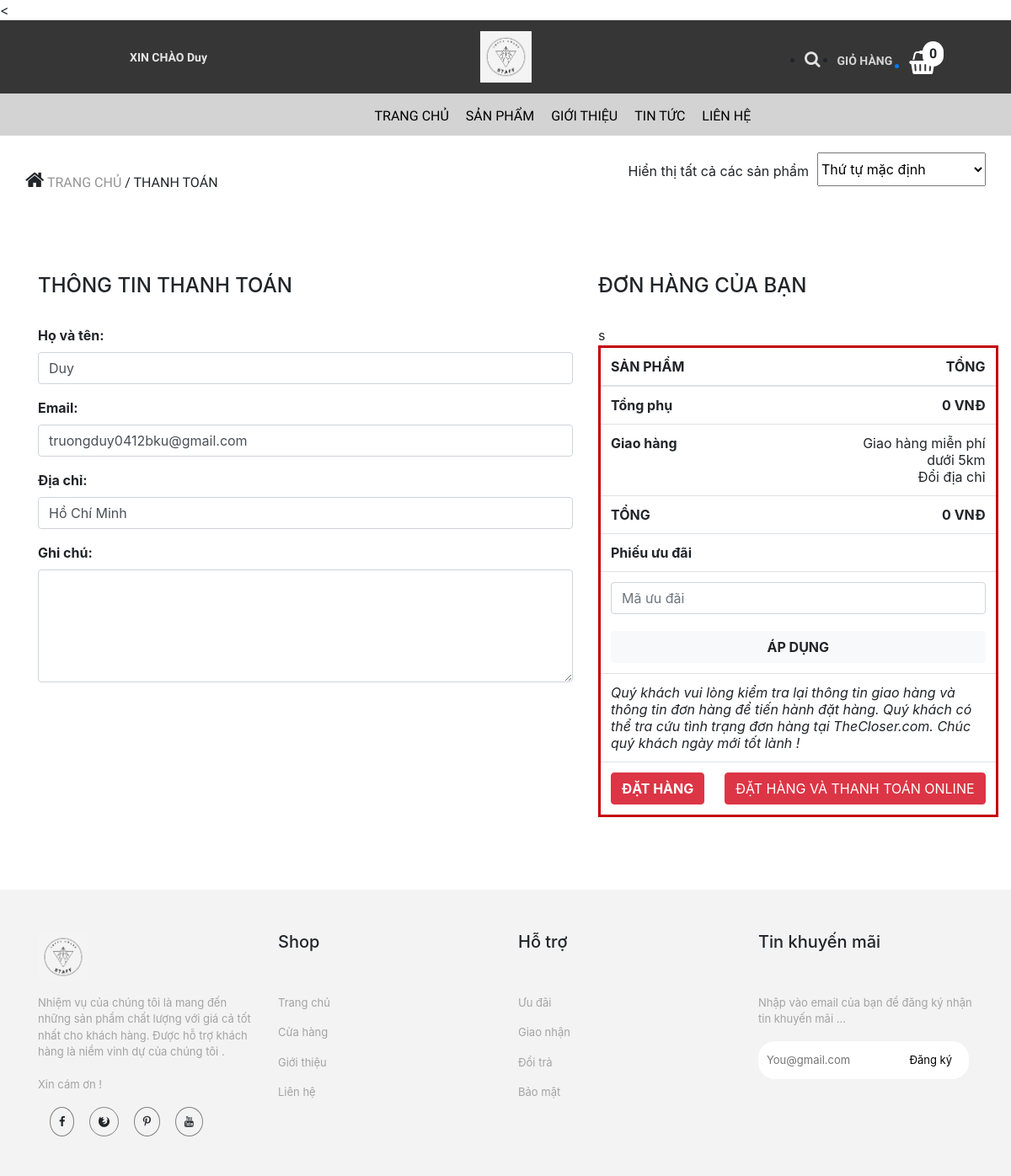
Screenshot of /trang-chinh/thanh-toan-gio-hang.php (signed in) with the database file from the repository.
### tables this page shows
CREATE TABLE `khach_hang` (
  `ma_kh` varchar(50) NOT NULL,
  `ho_ten` varchar(50) NOT NULL,
  `mat_khau` varchar(50) NOT NULL,
  `email` varchar(50) NOT NULL,
  `dia_chi` varchar(50) NOT NULL,
  `vai_tro` int(11) NOT NULL DEFAULT 0
);

### admin/dao/pdo.php (called while the page is built, shortened)
<?php
    function pdo_get_connection(){
        $pdo = new PDO("mysql:host=localhost;dbname=bigshoes",'root','');
        $pdo->setAttribute(PDO::ATTR_ERRMODE, PDO::ERRMODE_EXCEPTION);
        return $pdo;
    }
    function pdo_query_one($sql){
        $sql_args = array_slice(func_get_args(),1);
        try{
            $conn = pdo_get_connection();
            $stmt = $conn ->prepare($sql);
            $stmt -> execute($sql_args);
            $row = $stmt -> fetch();
            return $row;
        }catch(PDOException $e){
            throw $e;
        }finally{
            unset($conn);
        }
    }
    ?>

### admin/dao/khach-hang.php (called while the page is built, shortened)
<?php
    require_once ('pdo.php');
    function khach_hang_select_by_id($ma_kh){
        $sql = "SELECT * FROM khach_hang WHERE ma_kh=?";
        return pdo_query_one($sql,$ma_kh);
    }
?>

### trang-chinh/thanh-toan-gio-hang.php (the view, shortened to what this page needs)
<!DOCTYPE html>
<html lang="en">
<head>
    <link rel="stylesheet" href="https://maxcdn.bootstrapcdn.com/bootstrap/4.0.0/css/bootstrap.min.css">
    <link rel="stylesheet" href="../../bigshoes/css/chi-tiet-sp/products.css">
    <link rel="stylesheet" href="../../bigshoes/css/chi-tiet-sp/plugin/css/owl.carousel.min.css">
    <link rel="stylesheet" href="../../bigshoes/css/chi-tiet-sp/plugin/css/owl.theme.default.min.css">
    <link rel="stylesheet" href="https://cdnjs.cloudflare.com/ajax/libs/font-awesome/4.7.0/css/font-awesome.min.css">
    <link rel="stylesheet" href="https://maxcdn.bootstrapcdn.com/bootstrap/4.5.2/css/bootstrap.min.css">
</head>
<body>
    <div class="container-fluid">
        <div class="row">
            <div class="col-md-4" style="background-color: rgb(54, 54, 54);text-align: center">
                <div class="login">
                  <?php
                    if(!isset($_SESSION['user'])){
                  ?>
                  <a href="../../bigshoes/tai-khoan/dang-nhap.php"><p><strong>ĐĂNG NHẬP / ĐĂNG KÍ</strong></p></a>
                    <?php }else{ ?>
                        <a href="../../bigshoes/tai-khoan/thong-tin-tk.php"><p><strong>XIN CHÀO <?=$_SESSION['user']['ho_ten']?></strong></p></a>
                  <?php } ?>
                </div>
            </div>
            <div class="col-md-4" style="background-color: rgb(54, 54, 54);text-align: center">
                <div class="logo">
                <a href="index.php"><img src="../css/trang-chu/img/logo11.png" alt="anh"></a>
                </div>
            </div>
            <div class="col-md-4" style="background-color: rgb(54, 54, 54);text-align: center">
                <div class="giohang" style = "position: reletive;">
                    <?php
                            $sll = 0;
                        ?>
                    <span style = "position: absolute;padding:3px 8px;background-color:#fff;border-radius:50px;left:295px;top:25px;" ><?=$sll?></span>
                <ul>
                        <li><i class="fa fa-search" style="font-size:20px;color:rgb(226, 226, 226)"></i></li>
                        <li><p style="color: rgb(212, 212, 212);font-size: 14px;">GIỎ HÀNG</p></li>
                       <a href="danh-sach-gio-hang.php"><li><i class="fa fa-shopping-basket" style="font-size:28px;color:rgb(255, 255, 255)"></i></li></a>
                    </ul>
                </div>
            </div>
        </div>
    </div>
    <div class="container-fluid">
        <div class="row">
            <div class="col-md-12" style="background-color: rgb(211, 211, 211);">
                <div class="nav">
                    <ul>
                        <li><a href="danh-sach-sp.php">TRANG CHỦ</a></li>
                        <li><a href="danh-sach-sp.php">SẢN PHẨM</a></li>
                            <li><a href="gioi-thieu.php">GIỚI THIỆU</a></li>
                            <li><a href="tin-tuc.php">TIN TỨC</a></li>
                            <li><a href="lien-he.php">LIÊN HỆ</a></li>
                    </ul>
                </div>
            </div>
        </div>
    </div>
    <div class="container" style="margin-top: 20px;">
        <div class="row">
            <div class="col-md-7" style="
    padding-left: 0px;
">
                <div class="chuyen">
                    <p><i class="fa fa-home" style="font-size:24px"></i> <span>TRANG CHỦ </span> / THANH TOÁN</p>
                </div>
            </div>
            <div class="col-md-5" style="padding-right: 0px;">
                <div class="thutu">
                    <ul>
                        <li>
                            <p style="margin-top: 10px;">Hiển thị tất cả các sản phẩm</p>
                        </li>
                        <li>
                            <select>
                               <option>Thứ tự mặc định</option>
                           </select>
                        </li>
                    </ul>
                </div>
            </div>
        </div>
    </div>
    <?php
        require_once ('../../bigshoes/admin/dao/khach-hang.php');
        extract($_REQUEST);
        $ma_kh = $_SESSION['user']['ma_kh'];
        $item = khach_hang_select_by_id($ma_kh);
        extract($item);
    ?>
    <div class="container" style="margin-top: 80px;">
        <div class="row">
        <div class="col-sm-7">
        <form action="" method="post">
        <h4>THÔNG TIN THANH TOÁN</h4>
        <br>
        <table class="table table-borderless" border = "0">
            <tr>
                <div class="form-group">
                <label for=""> <b>Họ và tên:</b> </label>
                <input type="text" class="form-control" id="" name="ho_ten" value="<?=$ho_ten?>">
                </div>
            </tr>
            <tr>
                <div class="form-group">
                <label for=""><b>Email:</b></label>
                <input type="text" class="form-control" id="" name="email" value = "<?=$email?>">
                </div>
            </tr>
            <tr>
                <div class="form-group">
                <label for=""><b>Địa chỉ:</b></label>
                <input type="text" class="form-control" id="" name="dia_chi" value = "<?=$dia_chi?>">
                </div>
            </tr>
            <tr>
                <div class="form-group">
                <label for=""><b>Ghi chú:</b></label>
                <textarea class="form-control" rows="5" id="" name = "ghi_chu"></textarea>
                </div>
            </tr>
        </table>
        </div>
            <div class="col-sm-5">
            <h4>ĐƠN HÀNG CỦA BẠN</h4>
            <br>
            <table class="table" style = "border:3px solid #c30005;">
            <thead>
                <tr>
                    <th>SẢN PHẨM</th>
                    <th  style = "text-align:right;">TỔNG</th>
                </tr>
                </thead>
                <tbody>
                <?php
                $total = $i = 0;
                ?>
                <tr>
                    <td><b>Tổng phụ</b></td>s
                    <td style = "text-align:right;"><b><?=number_format($total)?> VNĐ</b></td>
                </tr>
                <tr>
                    <td><b>Giao hàng</b></td>
                    <td style = "text-align:right;">Giao hàng miễn phí <br>
                    dưới 5km <br>
                    Đổi địa chỉ</td>
                </tr>
                <tr>
                    <td><b>TỔNG</b></td>
                    <td style = "text-align:right;"><b><?=number_format($total)?> VNĐ</b></td>
                </tr>
                <tr>
                    <td colspan = "2"><b>Phiếu ưu đãi</b></td>
                </tr>
                <tr>
                    <td colspan = "2">
                    <input type="text" class="form-control" placeholder="Mã ưu đãi"><br>
                    <button class = "btn btn-light" style = "width:100%;"><b>ÁP DỤNG</b></button>
                    </td>
                </tr>
                <tr>
                    <td colspan="2"><i>Quý khách vui lòng kiểm tra lại thông tin giao hàng và thông tin đơn hàng để tiến hành đặt hàng. Quý khách có thể tra cứu tình trạng đơn hàng tại TheCloser.com. Chúc quý khách ngày mới tốt lành !</i></td>
                </tr>
                <tr>
                        <td><button type="submit" name="dathang" class="btn btn-danger"><b>ĐẶT HÀNG</b></button></td>
                        <td><button type="submit" name="dathangonline" class="btn btn-danger">ĐẶT HÀNG VÀ THANH TOÁN ONLINE</a></button></td>
                </tr>
                </tbody>
            </table>
            </div>
        </div>
        </div>
    <div class="container-fluid now2" style="margin-top: 70px;">
        <div class="row">
            <div class="container" style="margin-top: 50px;">
                <div class="row">
                    <div class="col-md-3">
                        <div class="fo">
                        <img src="../css/trang-chu/img/logo11.png" alt="" style ="width:60px;">
                        </div>
                    </div>
                    <div class="col-md-3">
                        <div class="fo">
                            <h5>Shop</h5>
                        </div>
                    </div>
                    <div class="col-md-3">
                        <h5>Hỗ trợ</h5>
                    </div>
                    <div class="col-md-3">
                        <h5>Tin khuyến mãi</h5>
                    </div>
                </div>
                <div class="row" style="margin-top: 0px;">
                    <div class="col-md-3">
                        <div class="fo">
                            <ul>
                                <li>
                                    <p>
                                    Nhiệm vụ của chúng tôi là mang đến những sản phẩm chất lượng với giá cả tốt nhất cho khách hàng. Được hỗ trợ khách hàng là niềm vinh dự của chúng tôi . <br><br>
                                    Xin cám ơn !
                                </p>
                                </li>
                                <li><i class="fa fa-facebook "></i>
                                    <i class="fa fa-firefox"></i>
                                    <i class="fa fa-pinterest-p"></i>
                                    <i class="fa fa-youtube"></i>
                                </li>
                            </ul>
                        </div>
                    </div>
                    <div class="col-md-3">
                        <div class="fo">
                            <ul>
                                <li>
                                    <p>Trang chủ</p>
                                </li>
                                <li>
                                    <p>Cửa hàng</p>
                                </li>
                                <li>
                                    <p>Giới thiệu</p>
                                </li>
                                <li>
                                    <p>Liên hệ</p>
                                </li>
                            </ul>
                        </div>
                    </div>
                    <div class="col-md-3">
                        <div class="fo">
                            <ul>
                                <li>
                                    <p>Ưu đãi</p>
                                </li>
                                <li>
                                    <p>Giao nhận</p>
                                </li>
                                <li>
                                    <p>Đổi trả</p>
                                </li>
                                <li>
                                    <p>Bảo mật</p>
                                </li>
                            </ul>
                        </div>
                    </div>
                    <div class="col-md-3">
                        <div class="fo">
                            <ul>
                                <li>
                                    <p>Nhập vào email của bạn để đăng ký nhận tin khuyến mãi ...</p>
                                </li>
                                <li>
                                    <input type="text" placeholder="You@gmail.com">
                                    <a href="#">Đăng ký</a>
                                </li>
                            </ul>
                        </div>
                    </div>
                </div>
            </div>
        </div>
    </div>
</body>
</html>

### css/chi-tiet-sp/products.css (style rules this page uses)
* { margin: 0px; padding: 0px; box-sizing: border-box; }
.login p { margin-top: 34px; color: rgb(230, 230, 230); font-size: 14px; font-family: "Roboto Condensed", sans-serif; }
.logo { padding: 13px; }
.logo img { width: 61px; }
.nav { position: relative; width: 100%; height: 50px; background-color: rgb(211, 211, 211); font-family: "Roboto Condensed", sans-serif; }
.nav ul { position: absolute; top: 0; left: 35%; }
.nav ul li { float: left; list-style: none; margin-left: 20px; font-family: "Roboto Condensed", sans-serif; font-size: 16px; margin-top: 15px; }
.nav ul li a { text-decoration: none; color: black; }
.giohang { font-weight: 600; margin-left: 120px; font-family: "Roboto Condensed", sans-serif; }
.giohang ul li { float: left; margin-left: 20px; margin-top: 20px; }
.chuyen { font-family: "Roboto Condensed", sans-serif; margin-top: 20px; }
.chuyen span { color: rgb(150, 148, 148); }
.thutu { float: right; }
.thutu ul li { float: left; list-style: none; margin-left: 10px; }
.thutu ul li select { width: 200px; height: 40px; }
.fo ul li { margin-top: 15px; list-style: none; font-size: 13px; }
.fo img { width: 100px; }
.fo ul li i { margin-left: 14px; border: solid 1px gray; padding: 10px; border-radius: 100%; }
.fo ul li p { color: rgb(163, 163, 163); }
.fo ul li input { padding: 13px 10px; width: 250px; border: none; border-radius: 20px; }
.fo ul li a { position: absolute; top: 83px; right: 40px; color: black; }
.now2 { width: 100%; height: 340px; background-color: rgb(243, 243, 243); position: relative; }

### rows the page displays
khach_hang: ho_ten "Duy", email "truongduy0412bku@gmail.com", dia_chi "Hồ Chí Minh"

### other values shown
$_SESSION['user']['ho_ten'] "Duy"
$sll "0"
$total "0"
